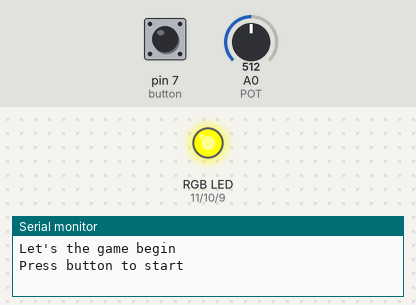
Simulated run of this sketch. Board: Arduino Uno, built with avr-gcc and run on an emulated ATmega328P. Parts: an RGB LED mixed from three pins (HIGH = lit), the last lines printed to the serial monitor. The test bench sets the inputs (shaded band); at power-on: pin 7 (button) HIGH, A0 (POT) = 512. Random numbers use the default seed unless the sketch sets one.

Above: at 0.8 s.
0.9 s: pin 7 (button) pulled LOW for 0.15 s
At 3.8 s:
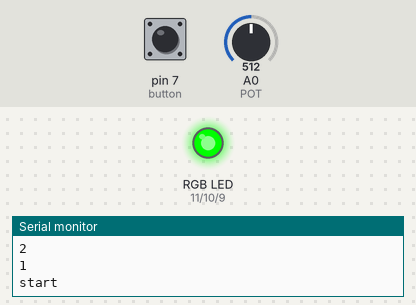
4.0 s: A0 (POT) set to 455
5.5 s: A0 (POT) set to 431
At 6.3 s:
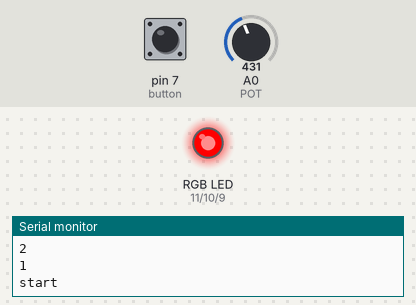
9.5 s: A0 (POT) set to 511
At 10.5 s:
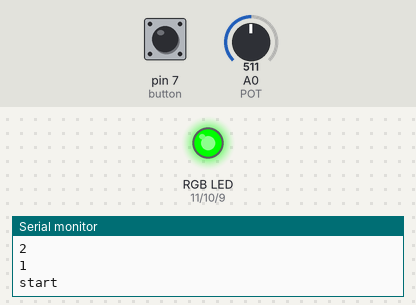
11.0 s: A0 (POT) set to 306
At 11.7 s:
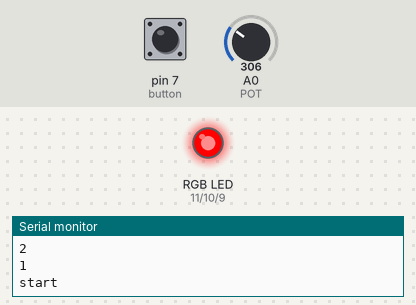
Timing chart, 0 to 13.5 s (numbered marks = the images above; inputs shaded):
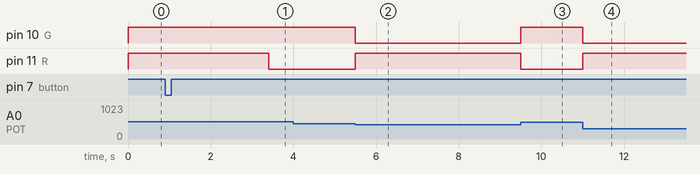

The sketch:

tutorial-7.ino
```cpp
#define R 11
#define G 10
#define B 9
#define POT A0
#define button 7

int i = 0;
int LB[11],UB[11];
float j = 0.65;
boolean ButtonState,OldButtonState;
double startTime,endTime,diffTime;

void setup()
{
  Serial.begin(9600);
  pinMode (R,OUTPUT);
  pinMode (G,OUTPUT);
  pinMode (B,OUTPUT);
  pinMode (POT,INPUT);
  pinMode (button,INPUT);
  OldButtonState = digitalRead(button);
  Serial.println("Let's the game begin");
  RGB (255,255,0);

  do
  {
    LB[0] = random(0,1023);
    UB[0] = LB[0] + ((1023-LB[0]) * j);
  }
  while (UB[0] > 1023);
  Serial.println("Press button to start");
  while (digitalRead(button) == 1);
  Serial.println("game start in");
  delay(1000);
  Serial.println("3");
  delay(500);
  Serial.println("2");
  delay(500);
  Serial.println("1");
  delay(500);
  Serial.println("start");
  startTime = millis();
}

void loop()
{
  int potVal = analogRead(POT);
  ButtonState = digitalRead(button);

  if(potVal>LB[i] && potVal<UB[i])
  {
    RGB(0,255,0);
    if(ButtonState != OldButtonState)
    {
      if(ButtonState == 0)
      {
        j = j - 0.05;
        i ++;
        getRandom(i,j);
        Serial.print("Stage ");
        Serial.print(i);
        Serial.println(" Complete");
      }
      delay(50);
    }
    OldButtonState = ButtonState;
  }

  else
  {
    RGB(255,0,0);
    if(ButtonState != OldButtonState)
    {
      if(ButtonState == 0)
      {
        Serial.println("Penalty 2s");
        delay(2000);
      }
    }
    OldButtonState = ButtonState;
  }

  if(i == 10)
  {
    endTime = millis();
    diffTime = (endTime - startTime)/1000;
    RGB(0,0,255);
    Serial.println("All stages Completed");
    Serial.println("============================================================");
    Serial.print("Finished time; ");
    Serial.print(diffTime);
    Serial.println(" s");
    while(1);
  }
}

void RGB(int r, int g, int b)
{
  analogWrite(R,r);
  analogWrite(G,g);
  analogWrite(B,b);
}

void getRandom(int k, float l)
{
  do
  {
    LB[k] = random(0,1023);
    UB[k] = LB[k] + ((1023-LB[k]) * l);
  }
  while(UB[k] > 1023);
}
```

Measured:
- the behaviour switches between 440 and 439 on A0 (POT) (found by bisection; images 1 and 2)
- after the input at 0.9 s, pin 11 (R): HIGH → LOW after 2.5 s
- after the input at 4.0 s, every drawn part: stays the same
- after the input at 5.5 s, pin 10 (G): HIGH → LOW at once; pin 11 (R): LOW → HIGH at once
- after the input at 9.5 s, pin 10 (G): LOW → HIGH at once; pin 11 (R): HIGH → LOW at once
- after the input at 11.0 s, pin 10 (G): HIGH → LOW at once; pin 11 (R): LOW → HIGH at once
